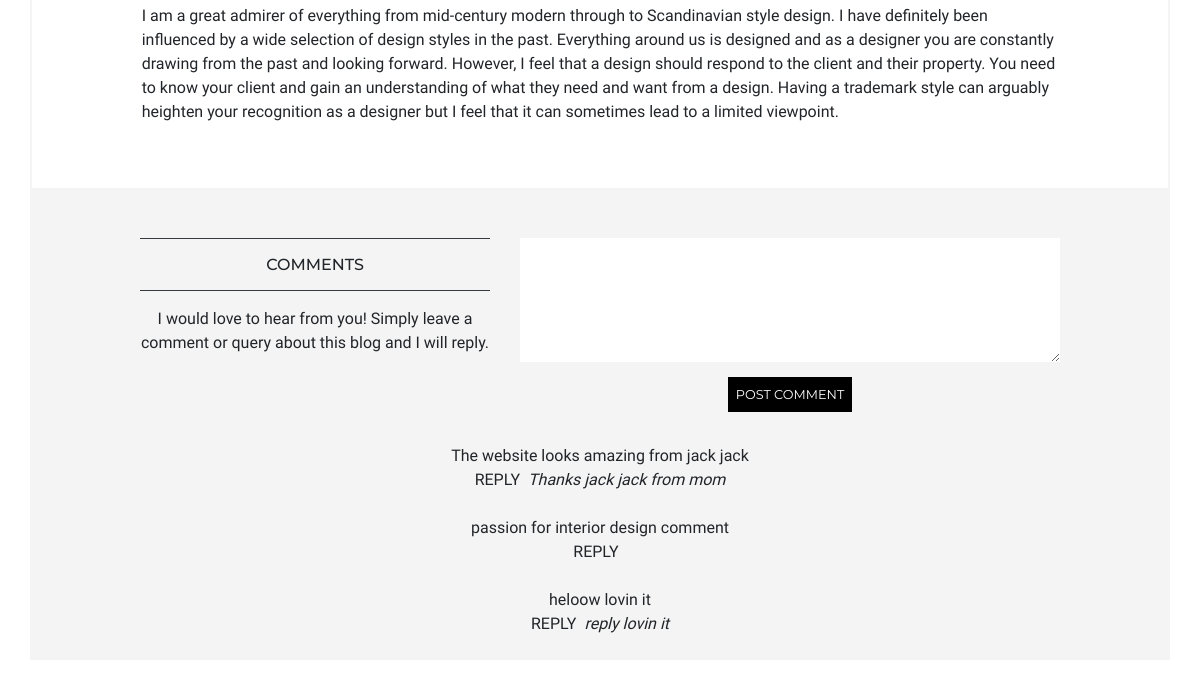
Before: /blog/3 (lower part) with the older database file.
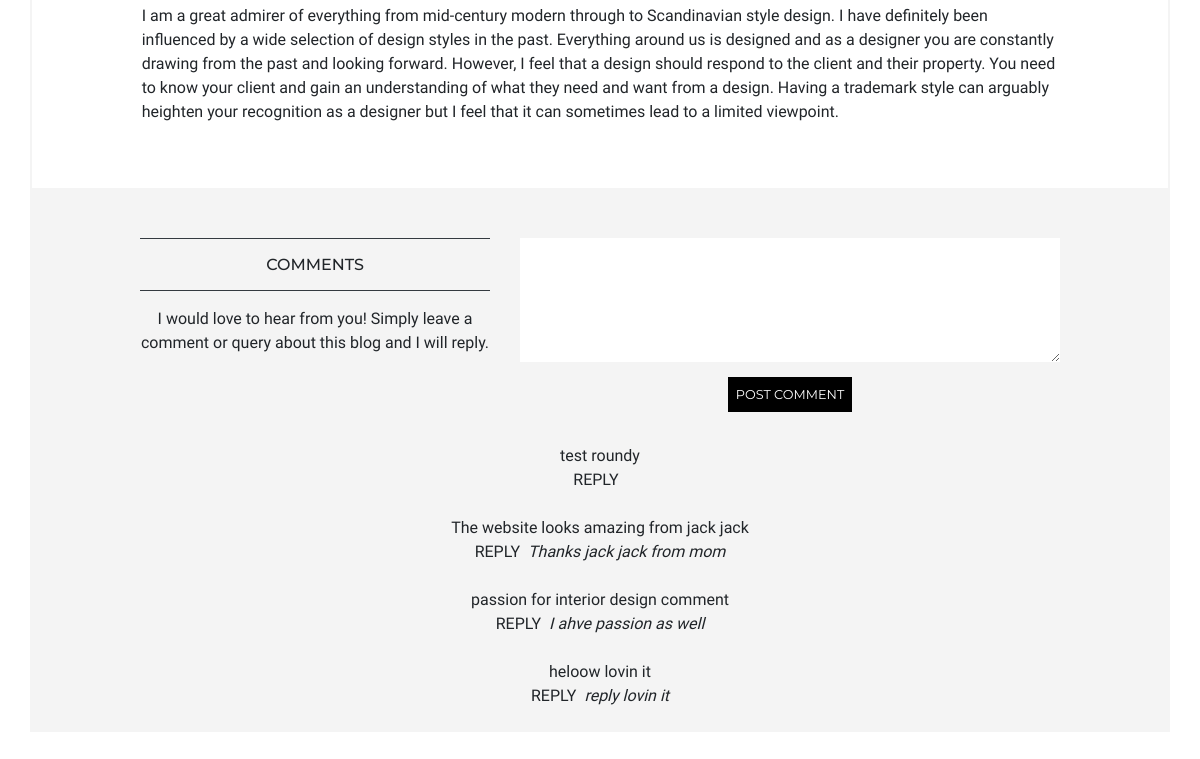
After: the same page with the newer database file.
### blog/models.py (models this page shows)
class Section(models.Model):
    blog = models.ForeignKey('Blog', on_delete=models.CASCADE, related_name='sections') #gotta have
    title = models.CharField(max_length=500, blank=True) # char blank
    image = models.ImageField(blank=True, upload_to='blog_images') # ?
    caption = models.CharField(max_length=200, blank=True)
    caption_url = models.URLField(max_length=200, blank=True)
    content = models.TextField(blank=True) # text blank

class Comment(models.Model):
    blog = models.ForeignKey('Blog', on_delete=models.CASCADE, related_name='comments')
    date = models.DateField(default=timezone.now)
    content = models.TextField() # don't want this to blank ever
    reply = models.TextField(blank=True)

### blog/views.py (the view, shortened to what this page needs)
# urls.py: path('<pk>', views.blog, name='blog'),
def blog(request, pk):
    blog = Blog.objects.get(pk=pk)
    sections = Section.objects.filter(blog=blog)
    comments = Comment.objects.filter(blog=blog).order_by('-id')
    form = CommentForm() #equate to request.GET
    context = {'blog': blog, 'sections': sections, 'comments': comments, 'form': form}
    return render(request, 'blog/blog.html', context)

### blog/forms.py
class CommentForm(forms.ModelForm):
    class Meta:
        model = Comment
        fields = ['content']
        labels = {'content': _(''),}
        widgets = {'content': Textarea(attrs={'rows':5, 'class': 'textarea-style'}),}

### blog/templates/blog/blog.html (shortened to what this page needs)
{% extends 'base.html' %}
{% load static %}
{% load crispy_forms_tags %}
{% block content%}
<section class="row border-stone">
    <div class="col-12 col-lg-10 offset-lg-1 mb-5">
        {% for section in sections %}
        <div class="mt-5">
            <p>{{ section.content|linebreaks }}</p>
        </div>
        {% endfor %}
    </div>
</section>
<section class="stone row stone pt-5 mb-5">
    <div class="col-12 col-md-5 col-lg-4 offset-lg-1 text-center">
        <div class="border-top border-bottom border-dark p-2">
            <h2 class="mt-2 font-500 font-1rem">COMMENTS</h2>
        </div>
        <p class="mt-3">I would love to hear from you! Simply leave a comment or query about this blog and I will reply.</p>
    </div>
    <div class="col-12 col-md-7 col-lg-6 text-center">
        <form method="POST">
            {{ form }}
         <button type="submit">POST COMMENT</button>
        </form>
    </div>
    <div class="col-12 col-lg-10 offset-lg-1 text-center mt-4">
        {% for comment in comments %}
            <p class="mb-4">{{ comment.content }} <br>
            <span class="mr-2">REPLY</span><span class="italics">{{ comment.reply }}</span></p>
        {% endfor %}
    </div>
</section>
{% endblock %}

Changed rows visible on the page:
added Comment: content "test roundy"
changed Comment "passion for interior design comment": reply (not shown) → "I ahve passion as well"
